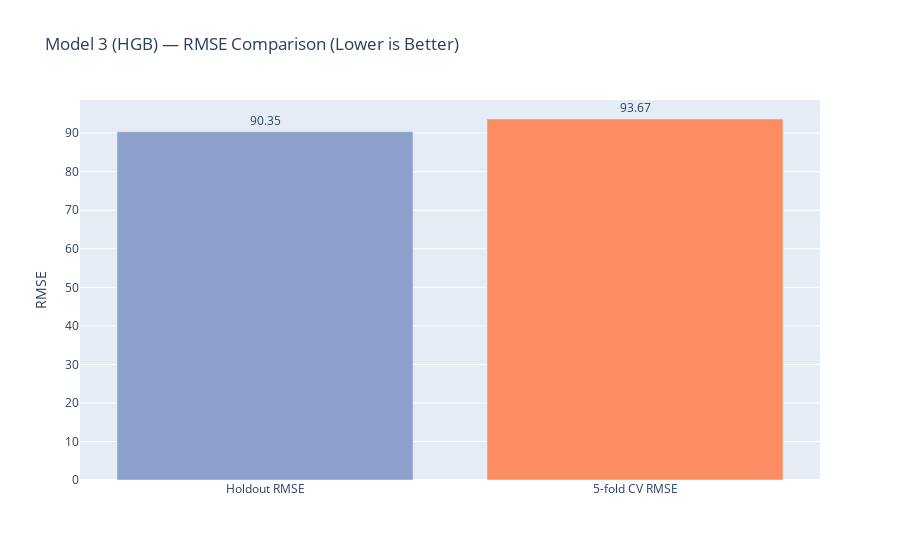

The notebook cell this image was saved under:
### Code cell
# Visualizations for Model 3 (HistGradientBoostingRegressor)
import plotly.express as px
import plotly.graph_objects as go
import pandas as pd
import numpy as np

# 1. RMSE Comparison (Holdout vs CV)
hgb_rmse_df = pd.DataFrame({
    'Metric': ['Holdout RMSE', '5-fold CV RMSE'],
    'RMSE': [float(rmse_hgb), float(cv_rmse_hgb)]
})

fig_hgb_rmse = px.bar(
    hgb_rmse_df, x='Metric', y='RMSE', text='RMSE',
    title='Model 3 (HGB) — RMSE Comparison (Lower is Better)',
    color='Metric', color_discrete_sequence=['#8da0cb', '#fc8d62']
)
fig_hgb_rmse.update_traces(texttemplate='%{text:.2f}', textposition='outside')
fig_hgb_rmse.update_layout(yaxis_title='RMSE', xaxis_title=None, showlegend=False)
fig_hgb_rmse.show()


# 2. Predicted vs Actual (Holdout)
pred_vs_actual_hgb = pd.DataFrame({'Actual': yva2, 'Predicted': best_hgb.predict(Xva2)})
fig_hgb_pva = px.scatter(
    pred_vs_actual_hgb, x='Actual', y='Predicted',
    title='Model 3 (HGB) — Predicted vs Actual (Holdout)',
    opacity=0.6
)

# Add 45° reference line
minv = float(min(pred_vs_actual_hgb.min()))
maxv = float(max(pred_vs_actual_hgb.max()))
fig_hgb_pva.add_trace(go.Scatter(
    x=[minv, maxv], y=[minv, maxv],
    mode='lines', name='Ideal', line=dict(dash='dash', color='red')
))
fig_hgb_pva.update_layout(xaxis_title='Actual Price', yaxis_title='Predicted Price')
fig_hgb_pva.show()


# 3. Residuals vs Predicted
hgb_residuals = best_hgb.predict(Xva2) - yva2
hgb_res_df = pd.DataFrame({'Predicted': best_hgb.predict(Xva2), 'Residual': hgb_residuals})
fig_hgb_res = px.scatter(
    hgb_res_df, x='Predicted', y='Residual',
    title='Model 3 (HGB) — Residuals vs Predicted (Holdout)',
    opacity=0.6
)
fig_hgb_res.add_hline(y=0, line_dash='dash', annotation_text='Zero Residual', annotation_position='bottom right')
fig_hgb_res.update_layout(xaxis_title='Predicted Price', yaxis_title='Residual (Pred - Actual)')
fig_hgb_res.show()

### Figure 1 — Plotly figure (JSON) as saved in the notebook; plotly's stock layout.template omitted (floating-point values rounded to 4 significant figures)
{"data": [{"hovertemplate": "Metric=%{x}<br>RMSE=%{text}<extra></extra>", "legendgroup": "Holdout RMSE", "marker": {"color": "#8da0cb", "pattern": {"shape": ""}}, "name": "Holdout RMSE", "orientation": "v", "showlegend": true, "text": [90.35], "textposition": "outside", "texttemplate": "%{text:.2f}", "type": "bar", "x": ["Holdout RMSE"], "xaxis": "x", "y": [90.35], "yaxis": "y"}, {"hovertemplate": "Metric=%{x}<br>RMSE=%{text}<extra></extra>", "legendgroup": "5-fold CV RMSE", "marker": {"color": "#fc8d62", "pattern": {"shape": ""}}, "name": "5-fold CV RMSE", "orientation": "v", "showlegend": true, "text": [93.67], "textposition": "outside", "texttemplate": "%{text:.2f}", "type": "bar", "x": ["5-fold CV RMSE"], "xaxis": "x", "y": [93.67], "yaxis": "y"}], "layout": {"barmode": "relative", "legend": {"title": {"text": "Metric"}, "tracegroupgap": 0}, "showlegend": false, "title": {"text": "Model 3 (HGB) — RMSE Comparison (Lower is Better)"}, "xaxis": {"anchor": "y", "categoryarray": ["Holdout RMSE", "5-fold CV RMSE"], "categoryorder": "array", "domain": [0, 1], "title": {}}, "yaxis": {"anchor": "x", "domain": [0, 1], "title": {"text": "RMSE"}}}}
